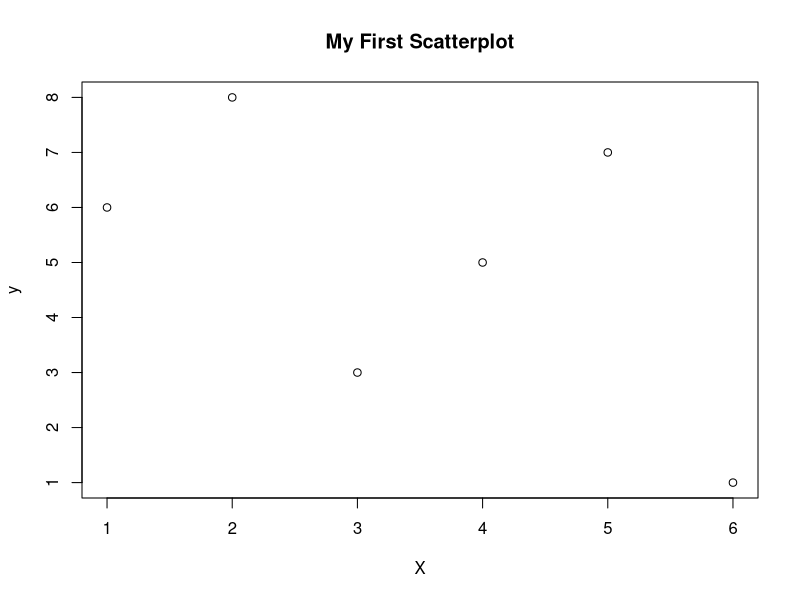

The R script that drew this image:
# Hello World Program

print("Hello World")

# First Scatterplot

X = c(1,2,3,4,5,6)
y = c(6,8,3,5,7,1)

plot(X, y)
title("My First Scatterplot")

